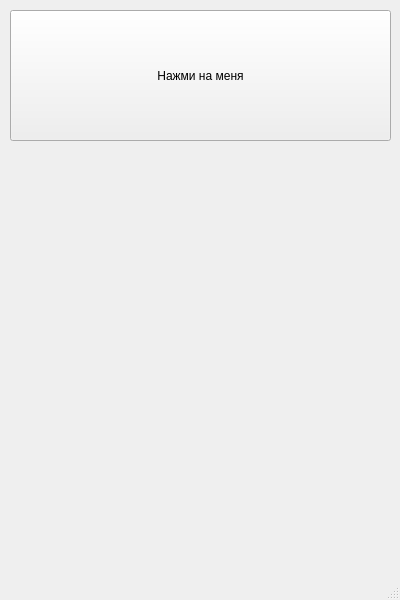
<?xml version="1.0" encoding="UTF-8"?>
<ui version="4.0">
 <class>MainWindow</class>
 <widget class="QMainWindow" name="MainWindow">
  <property name="geometry">
   <rect>
    <x>0</x>
    <y>0</y>
    <width>400</width>
    <height>600</height>
   </rect>
  </property>
  <property name="windowTitle">
   <string>MainWindow</string>
  </property>
  <widget class="QWidget" name="centralwidget">
   <widget class="QPushButton" name="pushButton">
    <property name="geometry">
     <rect>
      <x>10</x>
      <y>10</y>
      <width>381</width>
      <height>131</height>
     </rect>
    </property>
    <property name="text">
     <string>Нажми на меня</string>
    </property>
   </widget>
   <widget class="QLabel" name="label">
    <property name="geometry">
     <rect>
      <x>10</x>
      <y>150</y>
      <width>371</width>
      <height>431</height>
     </rect>
    </property>
    <property name="font">
     <font>
      <family>Times New Roman</family>
      <pointsize>12</pointsize>
      <weight>75</weight>
      <italic>true</italic>
      <bold>true</bold>
      <strikeout>false</strikeout>
     </font>
    </property>
    <property name="text">
     <string/>
    </property>
    <property name="textFormat">
     <enum>Qt::AutoText</enum>
    </property>
    <property name="alignment">
     <set>Qt::AlignCenter</set>
    </property>
    <property name="wordWrap">
     <bool>true</bool>
    </property>
   </widget>
  </widget>
  <widget class="QStatusBar" name="statusbar"/>
 </widget>
 <resources/>
 <connections/>
</ui>
